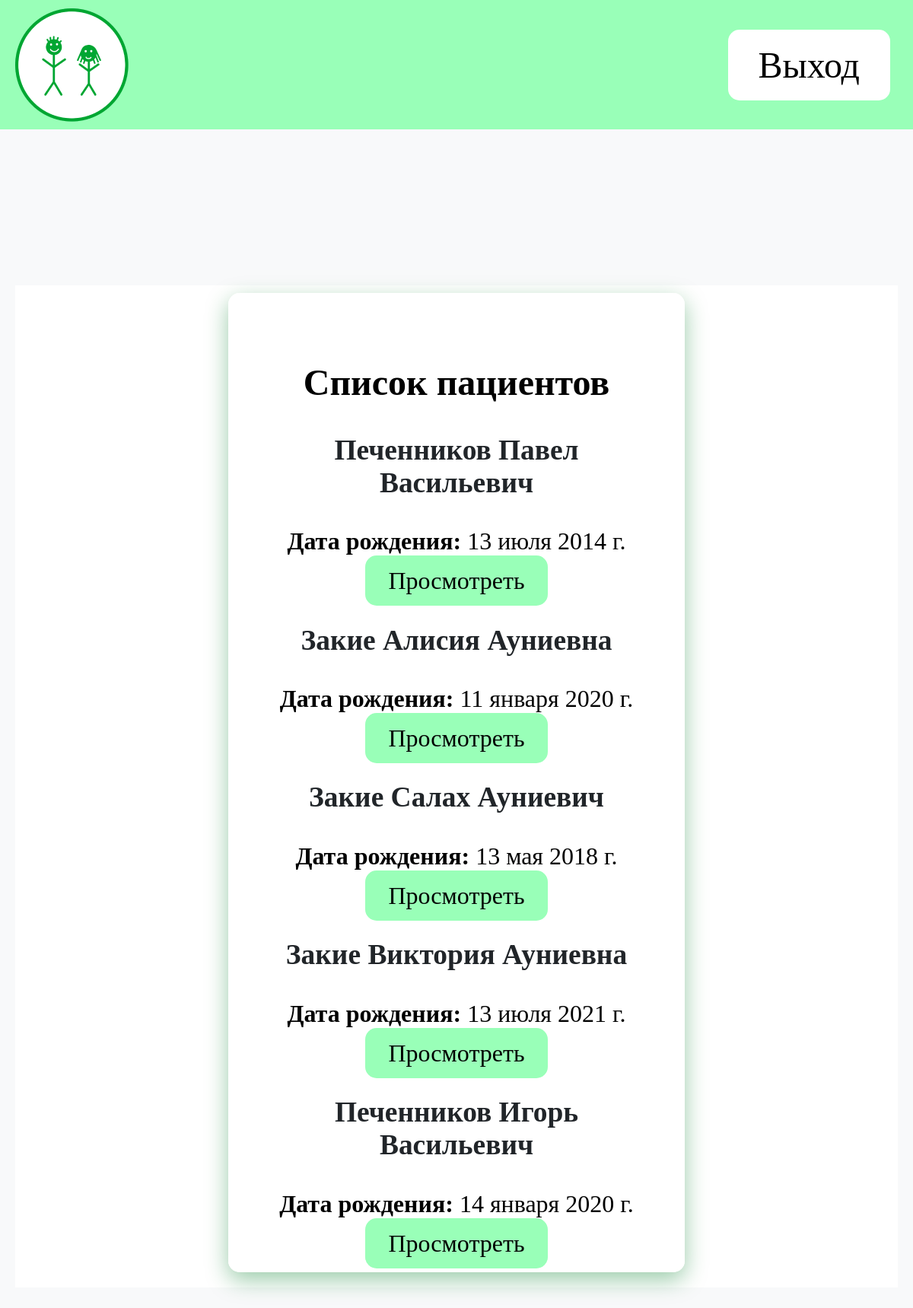
Page /doctor_dashboard/ on the committed database.
### accounts/models.py (models this page shows, shortened)
class CUsers(models.Model):
    username = models.CharField('логин', max_length=150)
    name = models.CharField('фио', max_length=150)
    date_of_b = models.DateField('дата рождения')
    role = models.CharField(max_length=20, choices=[
        ('admin', 'Администратор'),
        ('doctor', 'Врач'),
        ('parent', 'Родитель'),
        ('child', 'Ребёнок'),
    ], default='child')
    password = models.CharField('пароль', max_length=150)
    is_auth = models.BooleanField(default=False)
    children = models.ManyToManyField(
        'self',
        symmetrical=False,  # Родитель и ребёнок — разные роли
        related_name='parents',  # Для обратного доступа: child.parents.all()
        blank=True  # Связь может быть пустой
    )

### accounts/views.py (the view)
# urls.py: path('doctor_dashboard/', views.doctor_dashboard_view, name='doctor_dashboard'),
def doctor_dashboard_view(request):
    patients = CUsers.objects.filter(role='child')
    return render(request, 'doctor_dashboard.html', {'patients': patients})

### accounts/templates/doctor_dashboard.html
{% extends 'base.html' %}
{% block content %}
<div class="container mt-5">
    <form class='form1'>
    <h2 class="text-center">Список пациентов</h2>
    <div class="row mt-4">
        {% for patient in patients %}
        <div class="col-md-4 mb-4">
            <div class="card">
                <div class="card-body">
                    <h3 class="card-title">{{ patient.name }}</h2>
                    <p><b>Дата рождения:</b> {{ patient.date_of_b }}</p>
                    <a href="{% url 'patient_detail' patient.id %}" class="btn btn-primary">Просмотреть</a>
                </div>
            </div>
        </div>
        {% endfor %}
    </div>
</form>
</div>
{% endblock %}

### accounts/templates/base.html (style rules this page uses)
html, body { height: 100%; margin: 0; display: flex; flex-direction: column; }
body { font-family: 'Muller'; margin: 0; background-color: #f8f9fa; color: #343a40; }
h1, h2, h3, h4, h5, h6 { color: #212529; }
.container { margin-top: 20px; background: white; text-align: center; align-items: center; display: flex; justify-content: center; flex-direction: column; height: 70vh; font-size: 2rem; }
.btn-primary { background-color: #99FFB8; color: black; border-radius: 15px; font-size: 2rem; transition: background-color 0.3s ease; padding: 15px 30px; text-decoration: none; }
a { color: #343a40; text-decoration: none; }
form { background-color: white; padding: 50px; font-size: 2rem; border-radius: 15px; box-shadow: 0 10px 30px rgba(2, 126, 39, 0.4); margin: 0px 15vh; flex-direction: column; justify-content: space-between; margin-bottom: 20px; }
.form1 { overflow-y: scroll; }
form p { margin-bottom: 15px; }
.card-body { background: white; color: black; border-radius: 8px; }
.text-center { background: white; color: black; border-radius: 8px; }

### rows in the picture
CUsers: name "Печенников Павел Васильевич", date_of_b "13 июля 2014 г."
CUsers: name "Закие Алисия Ауниевна", date_of_b "11 января 2020 г."
CUsers: name "Закие Салах Ауниевич", date_of_b "13 мая 2018 г."
CUsers: name "Закие Виктория Ауниевна", date_of_b "13 июля 2021 г."
CUsers: name "Печенников Игорь Васильевич", date_of_b "14 января 2020 г."
